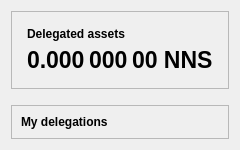
                    <widget class="QWidget" name="tab_my_delegations">
                        <attribute name="title">
                            <string>&amp;My Delegations</string>
                        </attribute>
                        <layout class="QVBoxLayout" name="verticalLayoutTab3">
                            <item>
                                <widget class="QFrame" name="frameDelegationsInfo">
                                    <property name="frameShape">
                                        <enum>QFrame::StyledPanel</enum>
                                    </property>
                                    <property name="frameShadow">
                                        <enum>QFrame::Raised</enum>
                                    </property>
                                    <layout class="QVBoxLayout" name="verticalLayoutTab3_1">
                                        <property name="spacing">
                                            <number>15</number>
                                        </property>
                                        <property name="leftMargin">
                                            <number>15</number>
                                        </property>
                                        <property name="topMargin">
                                            <number>15</number>
                                        </property>
                                        <property name="rightMargin">
                                            <number>15</number>
                                        </property>
                                        <property name="bottomMargin">
                                            <number>15</number>
                                        </property>
                                        <item>
                                            <layout class="QGridLayout" name="gridLayout_3">
                                                <property name="spacing">
                                                    <number>6</number>
                                                </property>
                                                <item row="0" column="0">
                                                    <widget class="QLabel" name="labelDelegatedAssetsText">
                                                        <property name="font">
                                                            <font>
                                                                <weight>75</weight>
                                                                <bold>true</bold>
                                                            </font>
                                                        </property>
                                                        <property name="text">
                                                            <string>Delegated assets</string>
                                                        </property>
                                                        <property name="alignment">
                                                            <set>Qt::AlignLeading|Qt::AlignLeft|Qt::AlignVCenter</set>
                                                        </property>
                                                    </widget>
                                                </item>
                                                <item row="1" column="0">
                                                    <widget class="QLabel" name="labelDelegatedAssets">
                                                        <property name="font">
                                                            <font>
                                                                <pointsize>17</pointsize>
                                                                <bold>true</bold>
                                                            </font>
                                                        </property>
                                                        <property name="cursor">
                                                            <cursorShape>IBeamCursor</cursorShape>
                                                        </property>
                                                        <property name="toolTip">
                                                            <string>Your current delegated balance</string>
                                                        </property>
                                                        <property name="text">
                                                            <string notr="true">0.000 000 00 NNS</string>
                                                        </property>
                                                        <property name="alignment">
                                                            <set>Qt::AlignLeading|Qt::AlignLeft|Qt::AlignVCenter</set>
                                                        </property>
                                                        <property name="textInteractionFlags">
                                                            <set>Qt::LinksAccessibleByMouse|Qt::TextSelectableByMouse</set>
                                                        </property>
                                                    </widget>
                                                </item>
                                            </layout>
                                        </item>
                                    </layout>
                                </widget>
                            </item>
                            <item>
                                <spacer name="verticalSpacer3">
                                    <property name="orientation">
                                        <enum>Qt::Vertical</enum>
                                    </property>
                                    <property name="sizeType">
                                        <enum>QSizePolicy::Fixed</enum>
                                    </property>
                                    <property name="sizeHint" stdset="0">
                                        <size>
                                            <width>20</width>
                                            <height>10</height>
                                        </size>
                                    </property>
                                </spacer>
                            </item>
                            <item>
                                <widget class="QFrame" name="frameTabMyDelegations">
                                    <property name="frameShape">
                                        <enum>QFrame::StyledPanel</enum>
                                    </property>
                                    <property name="frameShadow">
                                        <enum>QFrame::Raised</enum>
                                    </property>
                                    <layout class="QVBoxLayout" name="verticalLayout_3">
                                        <item>
                                            <widget class="QLabel" name="labelMyDelegationsText">
                                                <property name="font">
                                                    <font>
                                                        <weight>75</weight>
                                                        <bold>true</bold>
                                                    </font>
                                                </property>
                                                <property name="text">
                                                    <string>My delegations</string>
                                                </property>
                                            </widget>
                                        </item>
                                    </layout>
                                </widget>
                            </item>
                        </layout>
                    </widget>
